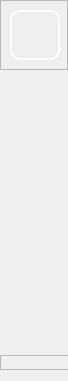
        <widget class="QFrame" name="LeftMenuBg">
         <property name="minimumSize">
          <size>
           <width>68</width>
           <height>0</height>
          </size>
         </property>
         <property name="maximumSize">
          <size>
           <width>68</width>
           <height>16777215</height>
          </size>
         </property>
         <property name="styleSheet">
          <string notr="true">QFrame#LeftMenuBg{
	background-color: rgb(0, 85, 255);
border:0px solid red;
border-top-left-radius:30px;
border-bottom-left-radius:30px
}</string>
         </property>
         <property name="frameShape">
          <enum>QFrame::NoFrame</enum>
         </property>
         <property name="frameShadow">
          <enum>QFrame::Raised</enum>
         </property>
         <layout class="QVBoxLayout" name="verticalLayout_2">
          <property name="spacing">
           <number>0</number>
          </property>
          <property name="leftMargin">
           <number>0</number>
          </property>
          <property name="topMargin">
           <number>0</number>
          </property>
          <property name="rightMargin">
           <number>0</number>
          </property>
          <item>
           <widget class="QFrame" name="TopLogoInfo">
            <property name="enabled">
             <bool>true</bool>
            </property>
            <property name="minimumSize">
             <size>
              <width>0</width>
              <height>70</height>
             </size>
            </property>
            <property name="maximumSize">
             <size>
              <width>16777215</width>
              <height>70</height>
             </size>
            </property>
            <property name="frameShape">
             <enum>QFrame::StyledPanel</enum>
            </property>
            <property name="frameShadow">
             <enum>QFrame::Raised</enum>
            </property>
            <widget class="QWidget" name="logo" native="true">
             <property name="geometry">
              <rect>
               <x>10</x>
               <y>10</y>
               <width>50</width>
               <height>50</height>
              </rect>
             </property>
             <property name="sizePolicy">
              <sizepolicy hsizetype="Preferred" vsizetype="Preferred">
               <horstretch>0</horstretch>
               <verstretch>0</verstretch>
              </sizepolicy>
             </property>
             <property name="minimumSize">
              <size>
               <width>50</width>
               <height>50</height>
              </size>
             </property>
             <property name="maximumSize">
              <size>
               <width>50</width>
               <height>50</height>
              </size>
             </property>
             <property name="styleSheet">
              <string notr="true">image: url(:img/logo.png);
border:2px solid rgb(255, 255, 255);
border-radius:10px</string>
             </property>
            </widget>
            <widget class="QLabel" name="Author">
             <property name="geometry">
              <rect>
               <x>90</x>
               <y>30</y>
               <width>60</width>
               <height>30</height>
              </rect>
             </property>
             <property name="sizePolicy">
              <sizepolicy hsizetype="Preferred" vsizetype="Preferred">
               <horstretch>0</horstretch>
               <verstretch>0</verstretch>
              </sizepolicy>
             </property>
             <property name="minimumSize">
              <size>
               <width>60</width>
               <height>30</height>
              </size>
             </property>
             <property name="maximumSize">
              <size>
               <width>60</width>
               <height>30</height>
              </size>
             </property>
             <property name="styleSheet">
              <string notr="true">font: italic 11pt &quot;Segoe UI&quot;;
color: rgba(255, 255, 255, 255);</string>
             </property>
             <property name="text">
              <string>By Jie</string>
             </property>
             <property name="alignment">
              <set>Qt::AlignCenter</set>
             </property>
            </widget>
            <widget class="QLabel" name="Title">
             <property name="geometry">
              <rect>
               <x>60</x>
               <y>10</y>
               <width>121</width>
               <height>20</height>
              </rect>
             </property>
             <property name="maximumSize">
              <size>
               <width>16777215</width>
               <height>30</height>
              </size>
             </property>
             <property name="styleSheet">
              <string notr="true">font: 600 13pt &quot;Segoe UI Semibold&quot;;
color: rgba(255, 255, 255, 255);</string>
             </property>
             <property name="text">
              <string>CCSide</string>
             </property>
             <property name="alignment">
              <set>Qt::AlignCenter</set>
             </property>
            </widget>
           </widget>
          </item>
          <item>
           <widget class="QFrame" name="ToggleBox">
            <property name="minimumSize">
             <size>
              <width>200</width>
              <height>80</height>
             </size>
            </property>
            <property name="maximumSize">
             <size>
              <width>200</width>
              <height>80</height>
             </size>
            </property>
            <property name="frameShape">
             <enum>QFrame::NoFrame</enum>
            </property>
            <property name="frameShadow">
             <enum>QFrame::Raised</enum>
            </property>
            <layout class="QVBoxLayout" name="verticalLayout_4">
             <property name="spacing">
              <number>0</number>
             </property>
             <property name="leftMargin">
              <number>0</number>
             </property>
             <property name="topMargin">
              <number>0</number>
             </property>
             <property name="rightMargin">
              <number>0</number>
             </property>
             <property name="bottomMargin">
              <number>0</number>
             </property>
             <item>
              <widget class="QPushButton" name="btn_menu">
               <property name="sizePolicy">
                <sizepolicy hsizetype="Expanding" vsizetype="Fixed">
                 <horstretch>0</horstretch>
                 <verstretch>0</verstretch>
                </sizepolicy>
               </property>
               <property name="minimumSize">
                <size>
                 <width>0</width>
                 <height>45</height>
                </size>
               </property>
               <property name="maximumSize">
                <size>
                 <width>16777215</width>
                 <height>16777215</height>
                </size>
               </property>
               <property name="font">
                <font>
                 <family>Nirmala UI</family>
                 <pointsize>12</pointsize>
                 <italic>false</italic>
                 <bold>true</bold>
                </font>
               </property>
               <property name="cursor">
                <cursorShape>PointingHandCursor</cursorShape>
               </property>
               <property name="mouseTracking">
                <bool>true</bool>
               </property>
               <property name="focusPolicy">
                <enum>Qt::StrongFocus</enum>
               </property>
               <property name="contextMenuPolicy">
                <enum>Qt::DefaultContextMenu</enum>
               </property>
               <property name="layoutDirection">
                <enum>Qt::LeftToRight</enum>
               </property>
               <property name="autoFillBackground">
                <bool>false</bool>
               </property>
               <property name="styleSheet">
                <string notr="true">QPushButton{
background-image: url(:img/menu.png);
background-repeat: no-repeat;
background-position: left center;
border: none;
border-left: 23px solid transparent;

text-align: center;
padding-left: 0px;
color: rgba(255, 255, 255, 199);
font: 700 12pt &quot;Nirmala UI&quot;;
}

QPushButton:hover{
background-color: rgba(114, 129, 214, 59);
}</string>
               </property>
               <property name="locale">
                <locale language="Chinese" country="China"/>
               </property>
               <property name="text">
                <string>Hide</string>
               </property>
               <property name="icon">
                <iconset theme="zoom-out"/>
               </property>
               <property name="autoDefault">
                <bool>false</bool>
               </property>
               <property name="default">
                <bool>false</bool>
               </property>
               <property name="flat">
                <bool>false</bool>
               </property>
              </widget>
             </item>
            </layout>
           </widget>
          </item>
          <item>
           <widget class="QFrame" name="MenuBox">
            <property name="minimumSize">
             <size>
              <width>200</width>
              <height>0</height>
             </size>
            </property>
            <property name="maximumSize">
             <size>
              <width>200</width>
              <height>16777215</height>
             </size>
            </property>
            <property name="frameShape">
             <enum>QFrame::NoFrame</enum>
            </property>
            <property name="frameShadow">
             <enum>QFrame::Raised</enum>
            </property>
            <layout class="QVBoxLayout" name="verticalLayout_5" stretch="1,0,0,0">
             <property name="spacing">
              <number>15</number>
             </property>
             <property name="sizeConstraint">
              <enum>QLayout::SetDefaultConstraint</enum>
             </property>
             <property name="leftMargin">
              <number>0</number>
             </property>
             <property name="topMargin">
              <number>0</number>
             </property>
             <property name="rightMargin">
              <number>0</number>
             </property>
             <property name="bottomMargin">
              <number>0</number>
             </property>
             <item>
              <widget class="QPushButton" name="btn_file">
               <property name="minimumSize">
                <size>
                 <width>0</width>
                 <height>45</height>
                </size>
               </property>
               <property name="cursor">
                <cursorShape>PointingHandCursor</cursorShape>
               </property>
               <property name="styleSheet">
                <string notr="true">QPushButton{
background-image: url(:img/file.png);
background-repeat: no-repeat;
background-position: left center;
border: none;
border-left: 23px solid transparent;

text-align: center;
padding-left: 0px;
color: rgba(255, 255, 255, 199);
font: 700 12pt &quot;Nirmala UI&quot;;
}

QPushButton:hover{
background-color: rgba(114, 129, 214, 59);
}</string>
               </property>
               <property name="text">
                <string>Local File</string>
               </property>
              </widget>
             </item>
             <item>
              <widget class="QPushButton" name="btn_cam">
               <property name="minimumSize">
                <size>
                 <width>0</width>
                 <height>45</height>
                </size>
               </property>
               <property name="cursor">
                <cursorShape>PointingHandCursor</cursorShape>
               </property>
               <property name="styleSheet">
                <string notr="true">QPushButton{
background-image: url(:img/cam.png);
background-repeat: no-repeat;
background-position: left center;
border: none;
border-left: 23px solid transparent;

text-align: center;
padding-left: 0px;
color: rgba(255, 255, 255, 199);
font: 700 12pt &quot;Nirmala UI&quot;;
}

QPushButton:hover{
background-color: rgba(114, 129, 214, 59);
}</string>
               </property>
               <property name="text">
                <string>Camera</string>
               </property>
              </widget>
             </item>
             <item>
              <widget class="QPushButton" name="btn_rstp">
               <property name="minimumSize">
                <size>
                 <width>0</width>
                 <height>45</height>
                </size>
               </property>
               <property name="cursor">
                <cursorShape>PointingHandCursor</cursorShape>
               </property>
               <property name="autoFillBackground">
                <bool>false</bool>
               </property>
               <property name="styleSheet">
                <string notr="true">QPushButton{
background-image: url(:img/RTSP.png);
background-repeat: no-repeat;
background-position: left center;
border: none;
border-left: 23px solid transparent;

text-align: center;
padding-left: 0px;
color: rgba(255, 255, 255, 199);
font: 700 12pt &quot;Nirmala UI&quot;;
}

QPushButton:hover{
background-color: rgba(114, 129, 214, 59);
}</string>
               </property>
               <property name="text">
                <string>Rtsp</string>
               </property>
              </widget>
             </item>
             <item>
              <spacer name="verticalSpacer">
               <property name="orientation">
                <enum>Qt::Vertical</enum>
               </property>
               <property name="sizeHint" stdset="0">
                <size>
                 <width>20</width>
                 <height>40</height>
                </size>
               </property>
              </spacer>
             </item>
            </layout>
           </widget>
          </item>
          <item>
           <widget class="QFrame" name="VersionInfo">
            <property name="minimumSize">
             <size>
              <width>200</width>
              <height>10</height>
             </size>
            </property>
            <property name="maximumSize">
             <size>
              <width>200</width>
              <height>15</height>
             </size>
            </property>
            <property name="frameShape">
             <enum>QFrame::StyledPanel</enum>
            </property>
            <property name="frameShadow">
             <enum>QFrame::Raised</enum>
            </property>
            <layout class="QVBoxLayout" name="verticalLayout_3">
             <property name="leftMargin">
              <number>18</number>
             </property>
             <property name="topMargin">
              <number>0</number>
             </property>
             <property name="bottomMargin">
              <number>0</number>
             </property>
             <item>
              <widget class="QLabel" name="VersionLabel">
               <property name="styleSheet">
                <string notr="true">font: 900 italic 10pt &quot;Segoe UI&quot;;
color: rgba(255, 255, 255, 199);</string>
               </property>
               <property name="text">
                <string>Version: 2.0</string>
               </property>
               <property name="alignment">
                <set>Qt::AlignCenter</set>
               </property>
              </widget>
             </item>
            </layout>
           </widget>
          </item>
         </layout>
        </widget>
